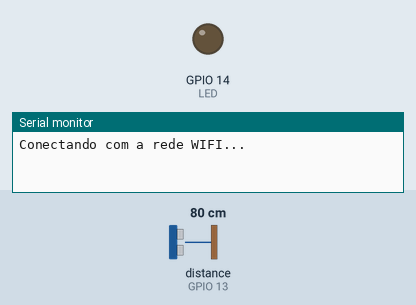
The sketch below on a simulated ESP8266 (NodeMCU). Shown: output pins drawn as LEDs (lit = HIGH), the last lines printed to the serial monitor. Wiring (inferred from the names in the program): ultrasonic range finder: trigger GPIO 12; echo GPIO 13. Inputs (shaded band) come from the test bench; at power-on: distance to the obstacle (sensor on GPIO 13) 80 cm. The echo pulse lasts 58.3 µs per cm; WiFi joins after 1.5 s; servers stay silent unless stated; uploads are accepted with an empty reply; pins used as bus, display or sensor lines are not drawn.

Above: at 0.1 s.
At 2.9 s:
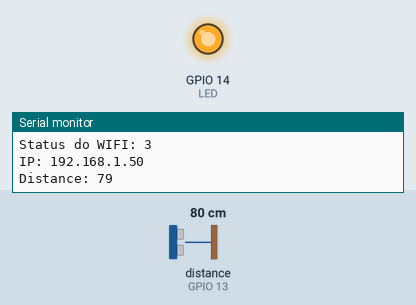
Timing chart, 0 to 4.4 s (numbered marks = the images above):
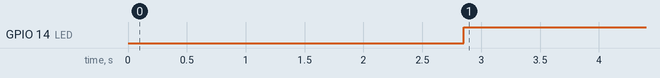

Measured:
- by itself, GPIO 14 (LED): LOW → HIGH at 2.9 s

The sketch:

sensor_distancia.ino
```cpp
#include <ESP8266WiFi.h>
#include <WiFiClient.h>
#include <ESP8266HTTPClient.h>


WiFiClient client;

const char* ssid = "Juliaa";
const char* password = "cinzacasa";
const char* serverName = "http://192.168.100.11:3000/distance";
const int trig = 12;
const int echo = 13;
const int LED = 14;
long duration;
int distance;

void setup() {
  pinMode(trig, OUTPUT);
  pinMode(echo, INPUT);
  pinMode(LED, OUTPUT);
  Serial.begin(9600);

  WiFi.begin(ssid, password);
  Serial.println("Conectando com a rede WIFI...");
  while (WiFi.status() != WL_CONNECTED) {
    delay(1000);
    Serial.println("Conectando com a rede WIFI...");
  }
  Serial.println("Conectado com a rede WIFI...");

  Serial.print("Status do WIFI: ");
  Serial.println(WiFi.status());

  Serial.print("IP: ");
  Serial.println(WiFi.localIP());

}

void loop() {
    // Limpa o trig
  digitalWrite(trig, LOW);
  delayMicroseconds(2);

    // Ao iniciar já liga o trig por 10 microsegundos
  digitalWrite(trig, HIGH);
  delayMicroseconds(10);
  digitalWrite(trig, LOW);

    // Faz a leitura da echo
  duration = pulseIn(echo, HIGH);

    // Calcula a distancia
  distance= duration*0.034/2;

  Serial.print("Distance: ");
  Serial.println(distance);
  delay(800);

  if(distance<100) { // Se o valor for menor que 150 o LED é acionado
    digitalWrite(LED, HIGH); // LED liga

  } else {
    digitalWrite(LED, LOW); // Led desliga
  }
  delay(800);

  if (client.connect("192.168.100.11", 3000)) {
    Serial.println("Conectado ao servidor");

    HTTPClient http;
    http.begin(client, serverName);
    http.addHeader("Content-Type", "application/x-www-form-urlencoded");
    int httpCode = http.POST("distance=" + String(distance));
    http.end();

    if (httpCode == 200) {
      Serial.println("Distancia enviada ao servidor!");
    } else {
      Serial.println("ERRO! Não foi possível enviar a distancia para o servidor");
    }

    client.stop();
  } else {
    Serial.println("Não foi possivel conectar ao servidor remoto.");
  }

  delay(1000);
}
```
